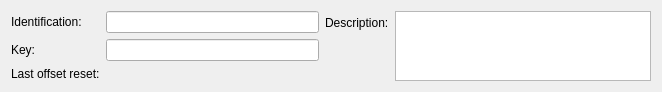
<?xml version="1.0" encoding="UTF-8"?>
<ui version="4.0">
 <class>mdtTtTestConnectionCableEditor</class>
 <widget class="QWidget" name="mdtTtTestConnectionCableEditor">
  <property name="geometry">
   <rect>
    <x>0</x>
    <y>0</y>
    <width>662</width>
    <height>86</height>
   </rect>
  </property>
  <property name="windowTitle">
   <string>Form</string>
  </property>
  <layout class="QHBoxLayout" name="horizontalLayout">
   <item>
    <layout class="QFormLayout" name="formLayout">
     <property name="fieldGrowthPolicy">
      <enum>QFormLayout::ExpandingFieldsGrow</enum>
     </property>
     <item row="0" column="0">
      <widget class="QLabel" name="lbIdentification">
       <property name="text">
        <string>Identification:</string>
       </property>
      </widget>
     </item>
     <item row="0" column="1">
      <widget class="QLineEdit" name="fld_Identification">
       <property name="statusTip">
        <string>Physical cable identification</string>
       </property>
       <property name="whatsThis">
        <string>&lt;html&gt;&lt;head/&gt;&lt;body&gt;&lt;p&gt;Physical cable identification.&lt;/p&gt;&lt;/body&gt;&lt;/html&gt;</string>
       </property>
      </widget>
     </item>
     <item row="1" column="1">
      <widget class="QLineEdit" name="fld_Key">
       <property name="statusTip">
        <string>Logical cable identification</string>
       </property>
       <property name="whatsThis">
        <string>&lt;html&gt;&lt;head/&gt;&lt;body&gt;&lt;p&gt;Logical cable identification.&lt;/p&gt;&lt;/body&gt;&lt;/html&gt;</string>
       </property>
      </widget>
     </item>
     <item row="2" column="0">
      <widget class="QLabel" name="lbOffsetResetDate">
       <property name="text">
        <string>Last offset reset:</string>
       </property>
      </widget>
     </item>
     <item row="2" column="1">
      <widget class="QLabel" name="fld_OffsetResetDate">
       <property name="text">
        <string/>
       </property>
      </widget>
     </item>
     <item row="1" column="0">
      <widget class="QLabel" name="lbKey">
       <property name="text">
        <string>Key:</string>
       </property>
      </widget>
     </item>
    </layout>
   </item>
   <item>
    <layout class="QFormLayout" name="formLayout_2">
     <item row="0" column="0">
      <widget class="QLabel" name="lbDescriptionEN">
       <property name="text">
        <string>Description:</string>
       </property>
      </widget>
     </item>
     <item row="0" column="1">
      <widget class="QPlainTextEdit" name="fld_DescriptionEN">
       <property name="sizePolicy">
        <sizepolicy hsizetype="Expanding" vsizetype="Preferred">
         <horstretch>0</horstretch>
         <verstretch>0</verstretch>
        </sizepolicy>
       </property>
       <property name="maximumSize">
        <size>
         <width>16777215</width>
         <height>80</height>
        </size>
       </property>
      </widget>
     </item>
    </layout>
   </item>
  </layout>
 </widget>
 <resources/>
 <connections/>
</ui>
